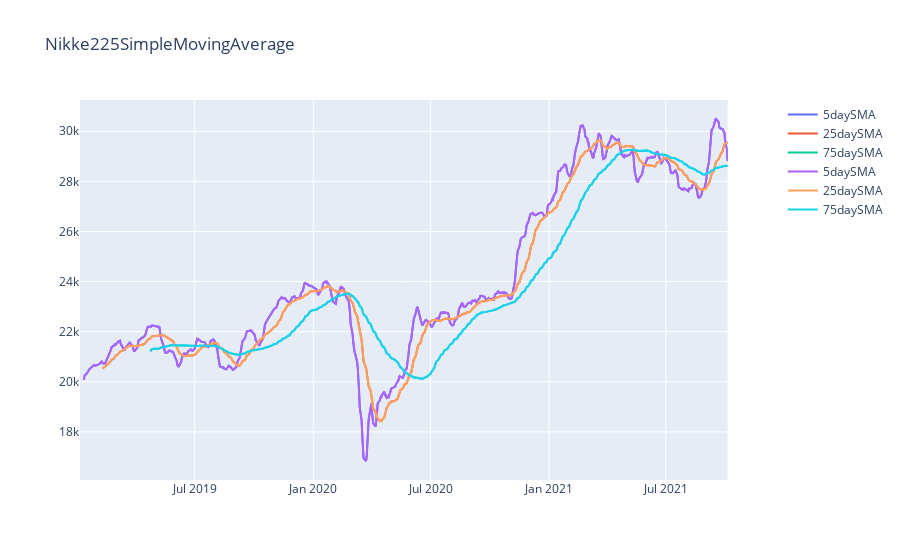

The code cell stored with this chart in its notebook:
### Code cell
fig.add_trace(go.Line(x=sma5.index,  # 5daysSMA
                     y=sma5,
                     name="5daySMA"),
              row=1, col=1)
#             secondary_y=True)

fig.add_trace(go.Line(x=sma25.index,  # 25daysSMA
                     y=sma25,
                     name="25daySMA"),
              row=1, col=1)
#             secondary_y=True)

fig.add_trace(go.Line(x=sma75.index,  # 75daysSMA
                     y=sma75,
                     name="75daySMA"),
              row=1, col=1)
#             secondary_y=True)

fig.update_layout(title_text="Nikke225SimpleMovingAverage")

### Figure 1 — Plotly figure (JSON) as saved in the notebook; plotly's stock layout.template omitted (floating-point values rounded to 4 significant figures; data arrays with more than 128 entries replaced by an {"elided": "..."} marker saying what was removed)
{"data": [{"name": "5daySMA", "type": "scatter", "x": {"elided": "668 str values"}, "xaxis": "x", "y": {"elided": "668 float values"}, "yaxis": "y"}, {"name": "25daySMA", "type": "scatter", "x": {"elided": "668 str values"}, "xaxis": "x", "y": {"elided": "668 float values"}, "yaxis": "y"}, {"name": "75daySMA", "type": "scatter", "x": {"elided": "668 str values"}, "xaxis": "x", "y": {"elided": "668 float values"}, "yaxis": "y"}, {"name": "5daySMA", "type": "scatter", "x": {"elided": "668 str values"}, "xaxis": "x", "y": {"elided": "668 float values"}, "yaxis": "y"}, {"name": "25daySMA", "type": "scatter", "x": {"elided": "668 str values"}, "xaxis": "x", "y": {"elided": "668 float values"}, "yaxis": "y"}, {"name": "75daySMA", "type": "scatter", "x": {"elided": "668 str values"}, "xaxis": "x", "y": {"elided": "668 float values"}, "yaxis": "y"}], "layout": {"autosize": true, "title": {"text": "Nikke225SimpleMovingAverage"}, "xaxis": {"anchor": "y", "autorange": true, "domain": [0, 0.94], "range": ["2019-01-04", "2021-10-05"], "type": "date"}, "yaxis": {"anchor": "x", "autorange": true, "domain": [0, 1], "range": [16080.0, 31250.0], "type": "linear"}, "yaxis2": {"anchor": "x", "overlaying": "y", "side": "right"}}}
